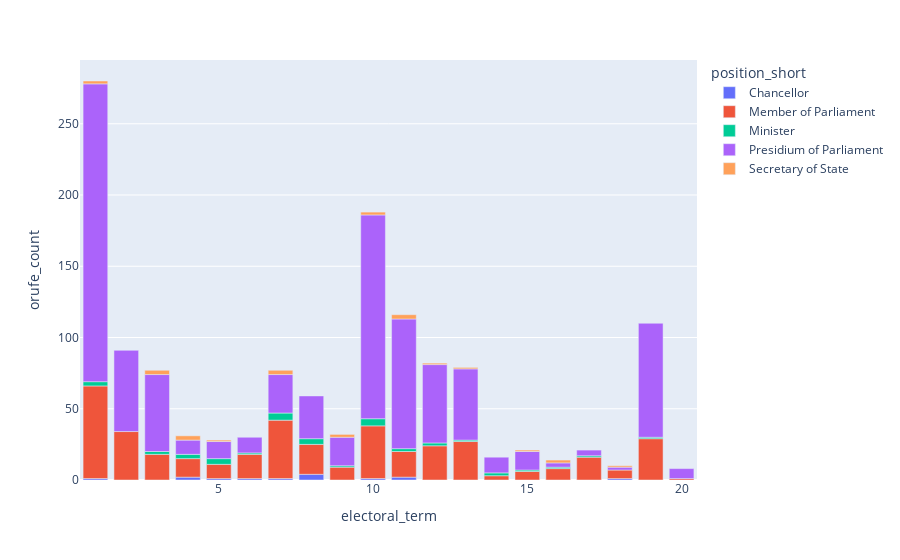

The notebook cell this image was saved under:
### Code cell
result = orufe.groupby(["electoral_term","position_short"]).size().reset_index(name="orufe_count")
px.bar(result,x="electoral_term",y="orufe_count",color="position_short")

### Figure 1 — Plotly figure (JSON) as saved in the notebook; plotly's stock layout.template omitted (floating-point values rounded to 4 significant figures)
{"data": [{"alignmentgroup": "True", "hovertemplate": "position_short=Chancellor<br>electoral_term=%{x}<br>orufe_count=%{y}<extra></extra>", "legendgroup": "Chancellor", "marker": {"color": "#636efa", "pattern": {"shape": ""}}, "name": "Chancellor", "offsetgroup": "Chancellor", "orientation": "v", "showlegend": true, "textposition": "auto", "type": "bar", "x": [1, 4, 5, 6, 7, 8, 10, 11, 18], "xaxis": "x", "y": [1, 2, 1, 1, 1, 4, 1, 2, 1], "yaxis": "y"}, {"alignmentgroup": "True", "hovertemplate": "position_short=Member of Parliament<br>electoral_term=%{x}<br>orufe_count=%{y}<extra></extra>", "legendgroup": "Member of Parliament", "marker": {"color": "#EF553B", "pattern": {"shape": ""}}, "name": "Member of Parliament", "offsetgroup": "Member of Parliament", "orientation": "v", "showlegend": true, "textposition": "auto", "type": "bar", "x": [1, 2, 3, 4, 5, 6, 7, 8, 9, 10, 11, 12, 13, 14, 15, 16, 17, 18, 19, 20], "xaxis": "x", "y": [65, 34, 18, 13, 10, 17, 41, 21, 9, 37, 18, 24, 27, 3, 6, 8, 16, 6, 29, 1], "yaxis": "y"}, {"alignmentgroup": "True", "hovertemplate": "position_short=Minister<br>electoral_term=%{x}<br>orufe_count=%{y}<extra></extra>", "legendgroup": "Minister", "marker": {"color": "#00cc96", "pattern": {"shape": ""}}, "name": "Minister", "offsetgroup": "Minister", "orientation": "v", "showlegend": true, "textposition": "auto", "type": "bar", "x": [1, 3, 4, 5, 6, 7, 8, 9, 10, 11, 12, 13, 14, 15, 16, 17, 19], "xaxis": "x", "y": [3, 2, 3, 4, 1, 5, 4, 1, 5, 2, 2, 1, 2, 1, 1, 1, 1], "yaxis": "y"}, {"alignmentgroup": "True", "hovertemplate": "position_short=Presidium of Parliament<br>electoral_term=%{x}<br>orufe_count=%{y}<extra></extra>", "legendgroup": "Presidium of Parliament", "marker": {"color": "#ab63fa", "pattern": {"shape": ""}}, "name": "Presidium of Parliament", "offsetgroup": "Presidium of Parliament", "orientation": "v", "showlegend": true, "textposition": "auto", "type": "bar", "x": [1, 2, 3, 4, 5, 6, 7, 8, 9, 10, 11, 12, 13, 14, 15, 16, 17, 18, 19, 20], "xaxis": "x", "y": [209, 57, 54, 10, 12, 11, 27, 30, 20, 143, 91, 55, 50, 11, 13, 3, 4, 2, 80, 7], "yaxis": "y"}, {"alignmentgroup": "True", "hovertemplate": "position_short=Secretary of State<br>electoral_term=%{x}<br>orufe_count=%{y}<extra></extra>", "legendgroup": "Secretary of State", "marker": {"color": "#FFA15A", "pattern": {"shape": ""}}, "name": "Secretary of State", "offsetgroup": "Secretary of State", "orientation": "v", "showlegend": true, "textposition": "auto", "type": "bar", "x": [1, 3, 4, 5, 7, 9, 10, 11, 12, 13, 15, 16, 18], "xaxis": "x", "y": [2, 3, 3, 1, 3, 2, 2, 3, 1, 1, 1, 2, 1], "yaxis": "y"}], "layout": {"barmode": "relative", "legend": {"title": {"text": "position_short"}, "tracegroupgap": 0}, "margin": {"t": 60}, "xaxis": {"anchor": "y", "domain": [0, 1], "title": {"text": "electoral_term"}}, "yaxis": {"anchor": "x", "domain": [0, 1], "title": {"text": "orufe_count"}}}}
